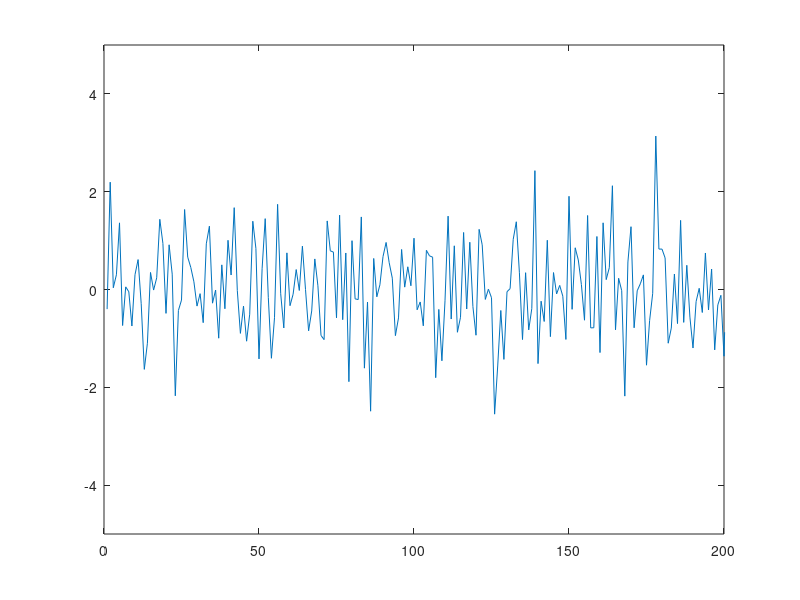

This chart was generated by the following MATLAB code: (Note: this script raises an error after producing the figure.)
clear all; close all; clc;

wnoise = randn(16000, 1);
plot(wnoise);
axis([0 200 -5 5]);

wnoise = wnoise/(max(abs(wnoise)));

fs = 8000;
wavplay(wnoise, fs);

return;